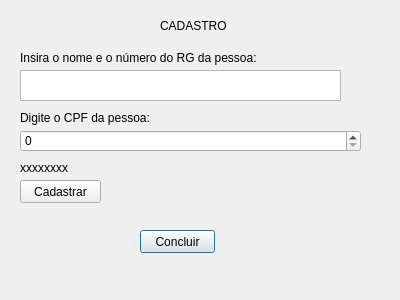
<?xml version="1.0" encoding="UTF-8"?>
<ui version="4.0">
 <class>Cadastro</class>
 <widget class="QDialog" name="Cadastro">
  <property name="geometry">
   <rect>
    <x>0</x>
    <y>0</y>
    <width>400</width>
    <height>300</height>
   </rect>
  </property>
  <property name="windowTitle">
   <string>Cadastro</string>
  </property>
  <widget class="QPlainTextEdit" name="plainTextEdit">
   <property name="geometry">
    <rect>
     <x>20</x>
     <y>70</y>
     <width>321</width>
     <height>31</height>
    </rect>
   </property>
  </widget>
  <widget class="QPushButton" name="cadastra">
   <property name="geometry">
    <rect>
     <x>140</x>
     <y>230</y>
     <width>75</width>
     <height>23</height>
    </rect>
   </property>
   <property name="text">
    <string>Concluir</string>
   </property>
  </widget>
  <widget class="QLabel" name="label">
   <property name="geometry">
    <rect>
     <x>160</x>
     <y>10</y>
     <width>111</width>
     <height>31</height>
    </rect>
   </property>
   <property name="text">
    <string>CADASTRO</string>
   </property>
  </widget>
  <widget class="QLabel" name="label_2">
   <property name="geometry">
    <rect>
     <x>20</x>
     <y>50</y>
     <width>301</width>
     <height>16</height>
    </rect>
   </property>
   <property name="text">
    <string>Insira o nome e o número do RG da pessoa:</string>
   </property>
  </widget>
  <widget class="QLabel" name="label_3">
   <property name="geometry">
    <rect>
     <x>20</x>
     <y>110</y>
     <width>301</width>
     <height>16</height>
    </rect>
   </property>
   <property name="text">
    <string>Digite o CPF da pessoa:</string>
   </property>
  </widget>
  <widget class="QLabel" name="cpf">
   <property name="geometry">
    <rect>
     <x>20</x>
     <y>160</y>
     <width>171</width>
     <height>16</height>
    </rect>
   </property>
   <property name="text">
    <string>xxxxxxxx</string>
   </property>
  </widget>
  <widget class="QSpinBox" name="cp">
   <property name="geometry">
    <rect>
     <x>20</x>
     <y>130</y>
     <width>341</width>
     <height>22</height>
    </rect>
   </property>
   <property name="maximum">
    <number>999999999</number>
   </property>
  </widget>
  <widget class="QPushButton" name="CadCPF">
   <property name="geometry">
    <rect>
     <x>20</x>
     <y>180</y>
     <width>81</width>
     <height>23</height>
    </rect>
   </property>
   <property name="text">
    <string>Cadastrar</string>
   </property>
  </widget>
 </widget>
 <resources/>
 <connections/>
</ui>
